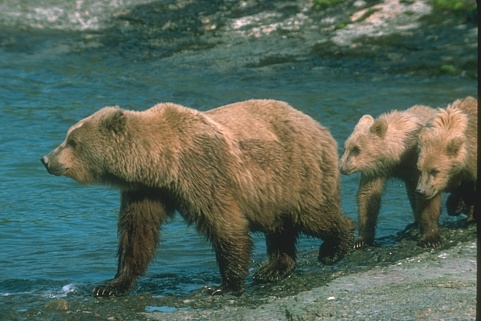
%> input picture Ceng466-FundamentalsOfImageProcessing/the3/CENG466_THE3_Images/CENG466_THE3_Part2/100075.jpg, 481 x 321 px
$ octave --eval "result = segmentation1(imread('CENG466_THE3_Images/CENG466_THE3_Part2/100075.jpg'));"   (GNU Octave 9; MATLAB toolbox functions it lacks are replaced by stand-ins)
%> lines starting %> are read from the running program, lines starting %| are printed output that depends on the picture; in (x1, y1, x2, y2) boxes, pixels count from 0 and x2, y2 are one past the last pixel; in counts of white or black regions, pixels touching at a corner belong together; the program's own positions count from 1
%{
    Necla Nur Akalın    2171148
    Ayşenur Bülbül      2171403
%}

% Threshold Based Segmentation Algorithm

function [result] = segmentation1(image)

blackAndWhite = im2bw(image, graythresh(image));
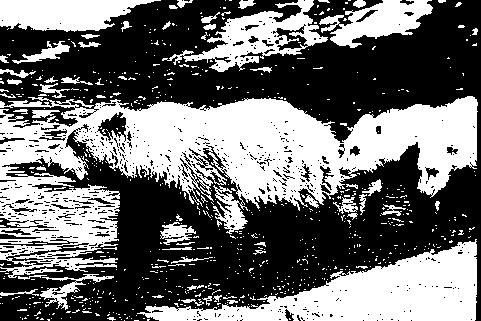
%> blackAndWhite: size 321x481 logical; 43.4% white; 720 white regions (658 under 20 px), largest, box (x1, y1, x2, y2) and area: (0, 96, 478, 278) 37741, (137, 239, 477, 321) 12150, (162, 0, 328, 72) 4002
CC = bwconncomp(blackAndWhite);
%> CC = 720 connected components
result = labelmatrix(CC);
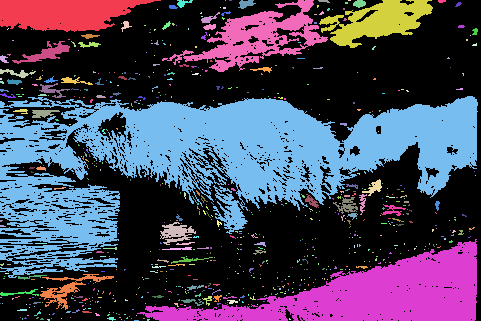
%> result: size 321x481 uint16; 721 distinct labels, from 0 to 720; one colour per label, 0 black
result = label2rgb(result);
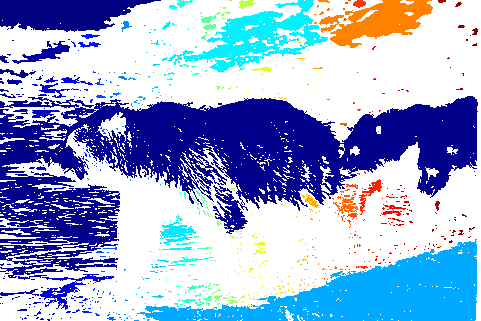
%> result: size 321x481x3 uint8; mean R, G, B 152.5, 170.7, 214.4

end

$ run again, on Ceng466-FundamentalsOfImageProcessing/the3/CENG466_THE3_Images/CENG466_THE3_Part2/100080.jpg
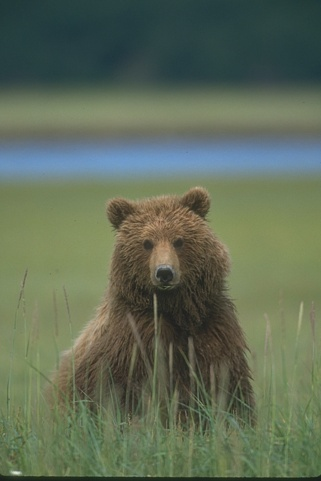
%> input picture Ceng466-FundamentalsOfImageProcessing/the3/CENG466_THE3_Images/CENG466_THE3_Part2/100080.jpg, 321 x 481 px
%> in segmentation1, `blackAndWhite = im2bw(image, graythresh(image));`:
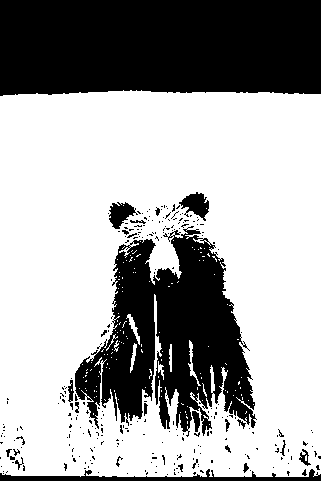
%> blackAndWhite: size 481x321 logical; 64.7% white; 270 black regions (245 under 20 px), largest, box (x1, y1, x2, y2) and area: (0, 0, 321, 96) 29770, (75, 226, 257, 437) 20549, (0, 469, 321, 481) 1564
%> CC = 135 connected components
%> in segmentation1, `result = label2rgb(result);`:
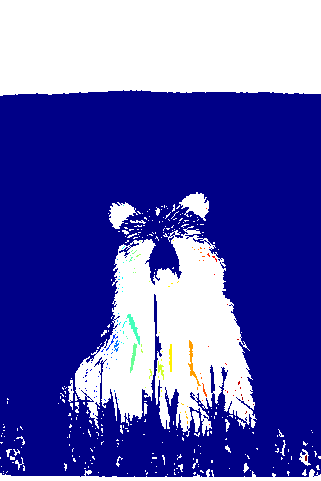
%> result: size 481x321x3 uint8; mean R, G, B 90.7, 90.8, 177.1

$ run again, on Ceng466-FundamentalsOfImageProcessing/the3/CENG466_THE3_Images/CENG466_THE3_Part2/105019.jpg
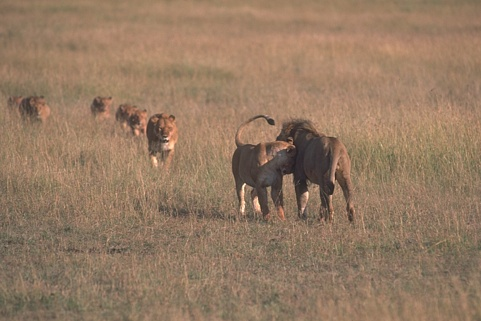
%> input picture Ceng466-FundamentalsOfImageProcessing/the3/CENG466_THE3_Images/CENG466_THE3_Part2/105019.jpg, 481 x 321 px
%> in segmentation1, `blackAndWhite = im2bw(image, graythresh(image));`:
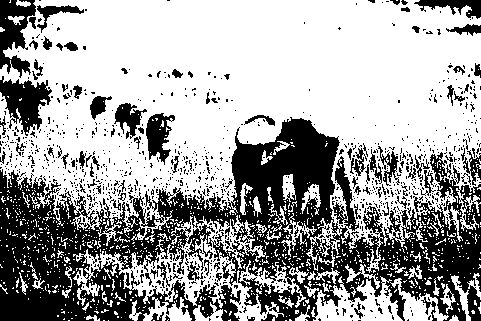
%> blackAndWhite: size 321x481 logical; 63.4% white; 1052 black regions (957 under 20 px), largest, box (x1, y1, x2, y2) and area: (0, 117, 481, 321) 42972, (0, 76, 52, 136) 1636, (0, 0, 36, 78) 1556
%> CC = 988 connected components
%> in segmentation1, `result = label2rgb(result);`:
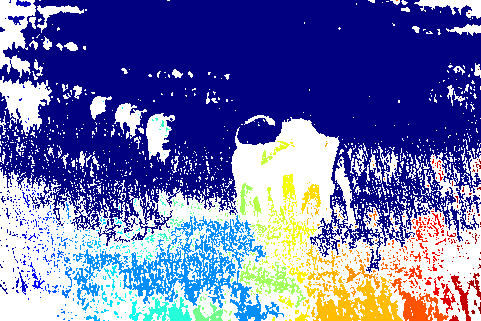
%> result: size 321x481x3 uint8; mean R, G, B 107.1, 111.3, 175.2

$ run again, on Ceng466-FundamentalsOfImageProcessing/the3/CENG466_THE3_Images/CENG466_THE3_Part2/105053.jpg
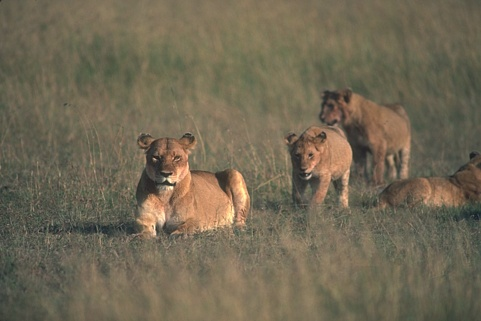
%> input picture Ceng466-FundamentalsOfImageProcessing/the3/CENG466_THE3_Images/CENG466_THE3_Part2/105053.jpg, 481 x 321 px
%> in segmentation1, `blackAndWhite = im2bw(image, graythresh(image));`:
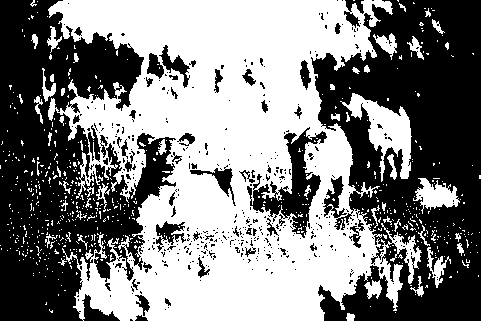
%> blackAndWhite: size 321x481 logical; 50.6% white; 431 black regions (381 under 20 px), largest, box (x1, y1, x2, y2) and area: (311, 0, 481, 321) 35624, (0, 0, 176, 321) 32562, (247, 127, 327, 238) 2826
%> CC = 634 connected components
%> in segmentation1, `result = label2rgb(result);`:
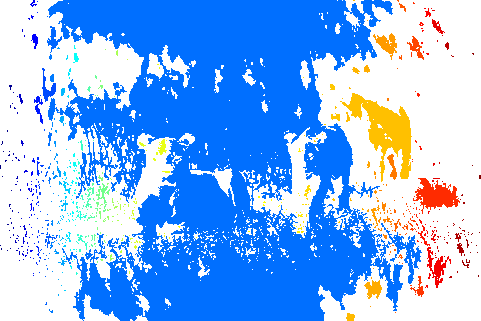
%> result: size 321x481x3 uint8; mean R, G, B 135.8, 183.3, 244.9
